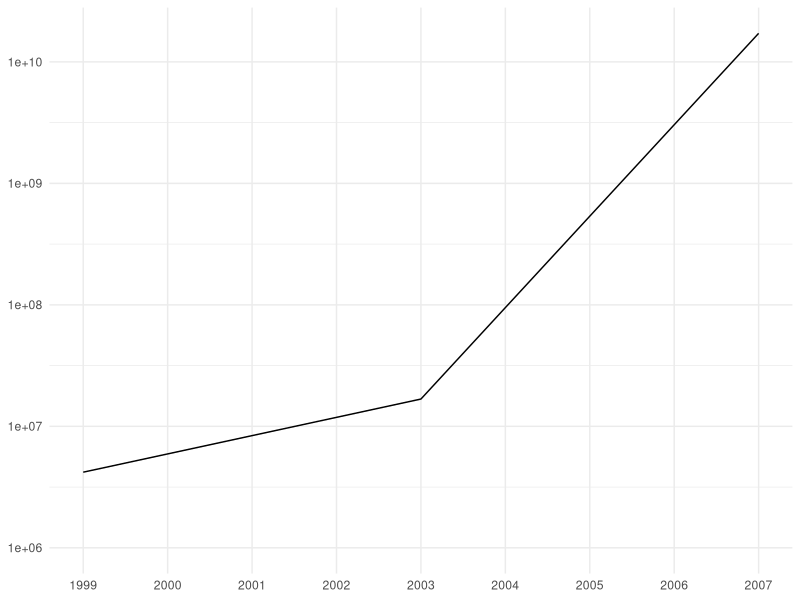

Write the R code that produced this figure.
## ---- chunk 1
knitr::opts_chunk$set(echo = FALSE)
library(tidyverse)
## ---- chunk 2
breaks <- 10^(1:10)
tibble(
  measurement = "Excel (number of cells)",
  year        = c(1999,2003,2007),
  lines       = c(16384,65536,1048576),
  columns     = c(256,256,16384)
) %>%
  ggplot() +
  geom_line(aes(x=year,y=lines*columns, group="measurement")) +
  scale_y_log10(name=NULL, breaks=breaks) + # ,labels =scales::label_number()
  scale_x_continuous(name=NULL, breaks=1999:2010, minor_breaks = NULL) +
  expand_limits(y=1000000) +
  theme_minimal()
  # theme(axis.text.x = element_text(angle = -45, hjust = 0))
